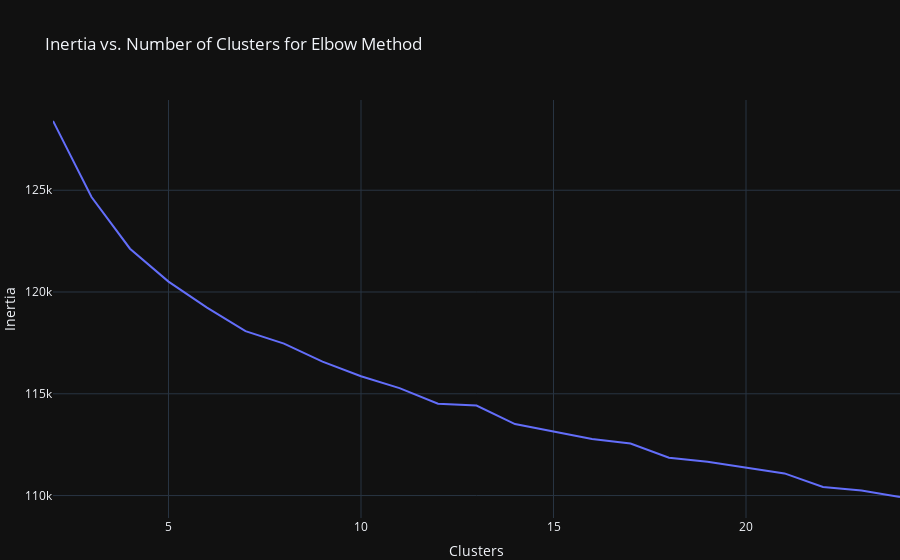

The notebook cell this image was saved under:
### Markdown cell above
#### Elbow Method for K

### Code cell
k_range = range(2, 25)
inertia = [
    KMeans(n_clusters=k, random_state=seed, n_init=10)
        .fit(df_trans)
        .inertia_
    for k in k_range
]

fig = px.line(
    x=k_range,
    y=inertia,
    title="Inertia vs. Number of Clusters for Elbow Method",
    labels=dict(
        x="Clusters",
        y="Inertia",
    )
)
fig.update_layout(margin=dict(l=0, r=0, b=0))
fig.show()

### Figure 1 — Plotly figure (JSON) as saved in the notebook; plotly's stock layout.template omitted (floating-point values rounded to 4 significant figures)
{"data": [{"hovertemplate": "Clusters=%{x}<br>Inertia=%{y}<extra></extra>", "legendgroup": "", "line": {"color": "#636efa", "dash": "solid"}, "marker": {"symbol": "circle"}, "mode": "lines", "name": "", "orientation": "v", "showlegend": false, "x": [2, 3, 4, 5, 6, 7, 8, 9, 10, 11, 12, 13, 14, 15, 16, 17, 18, 19, 20, 21, 22, 23, 24], "xaxis": "x", "y": [128400.0, 124700.0, 122100.0, 120500.0, 119200.0, 118100.0, 117500.0, 116600.0, 115900.0, 115300.0, 114500.0, 114400.0, 113500.0, 113100.0, 112800.0, 112600.0, 111900.0, 111700.0, 111400.0, 111100.0, 110400.0, 110300.0, 109900.0], "yaxis": "y", "type": "scatter"}], "layout": {"xaxis": {"anchor": "y", "domain": [0.0, 1.0], "title": {"text": "Clusters"}}, "yaxis": {"anchor": "x", "domain": [0.0, 1.0], "title": {"text": "Inertia"}}, "legend": {"tracegroupgap": 0}, "title": {"text": "Inertia vs. Number of Clusters for Elbow Method"}, "margin": {"l": 0, "r": 0, "b": 0}}}
